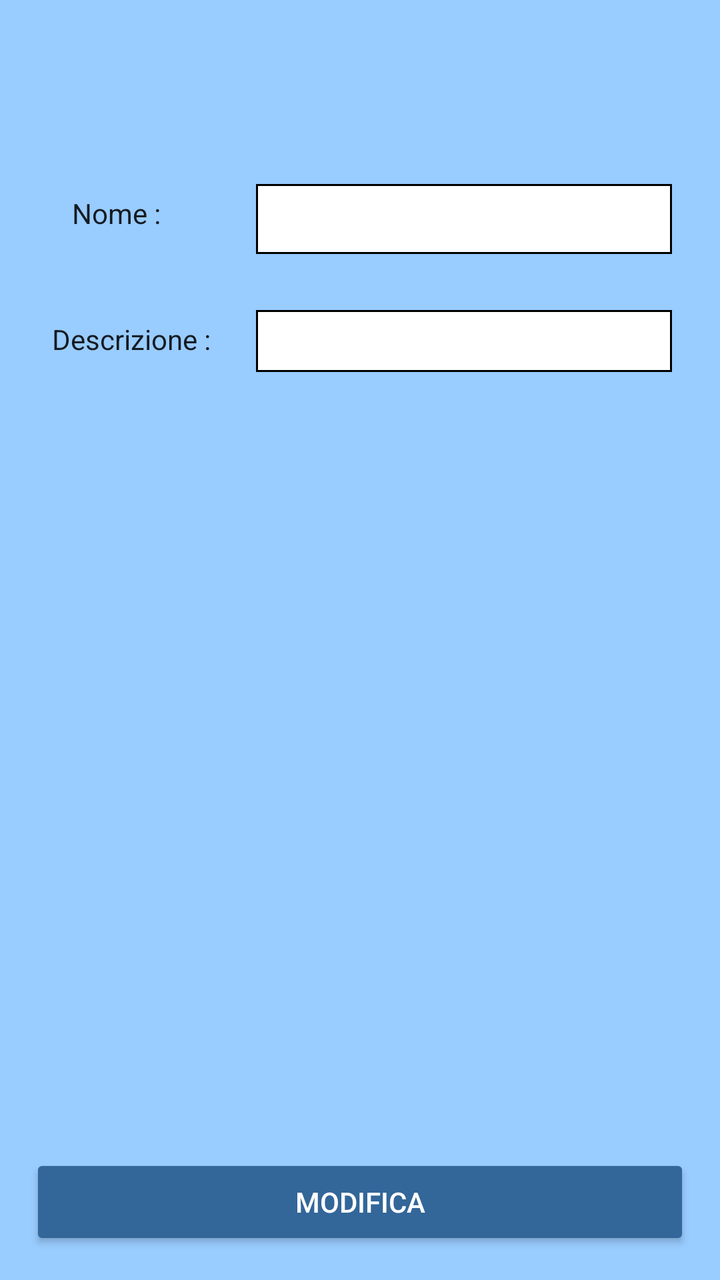
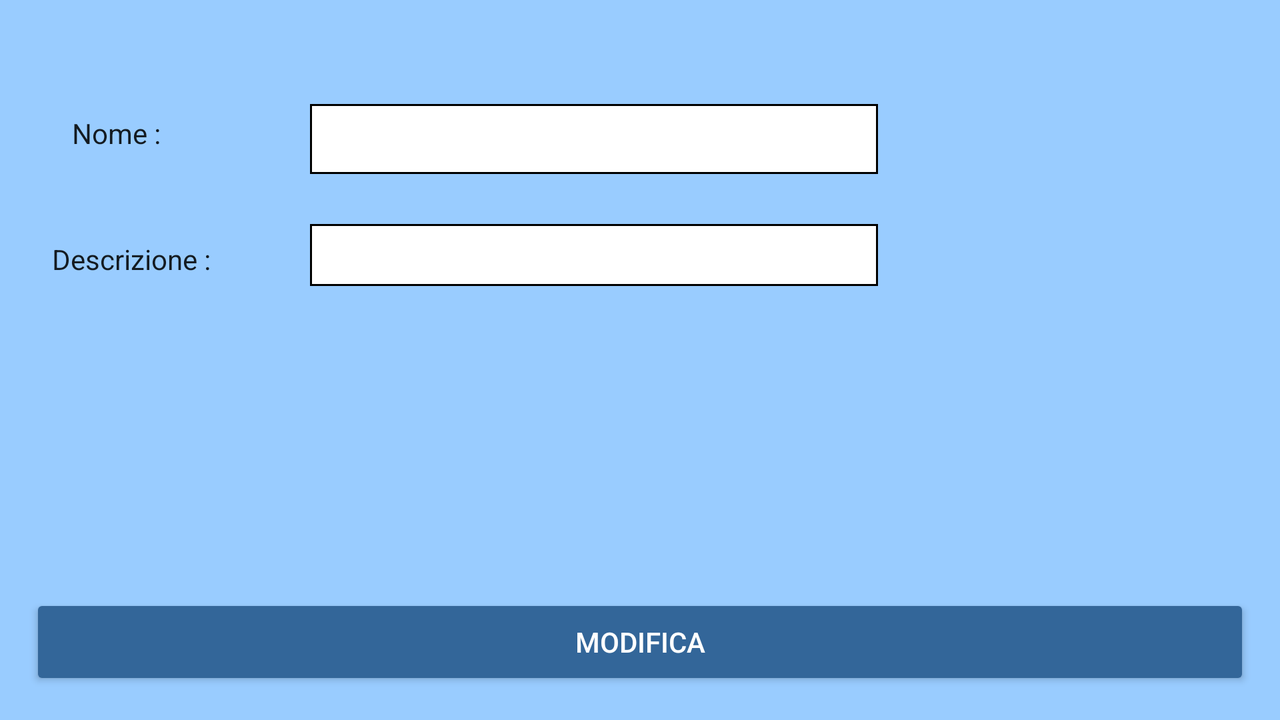

The same Android screen from two of the app's own layout files: first res/layout/ as a phone draws it, then the repository's variant for another configuration, drawn on a device whose configuration selects that folder. Both files follow.
<!-- AndroidManifest.xml: application theme AppTheme -->
<!-- res/layout/activity_visualizza.xml -->
<?xml version="1.0" encoding="utf-8"?>
<android.support.constraint.ConstraintLayout
    xmlns:android="http://schemas.android.com/apk/res/android"
    xmlns:app="http://schemas.android.com/apk/res-auto"
    xmlns:tools="http://schemas.android.com/tools"
    android:layout_width="match_parent"
    android:background="@color/colorBlue3"
    android:layout_height="match_parent">

    <Button
        android:id="@+id/buttonModifica"
        android:layout_width="330dp"
        android:layout_height="48dp"
        android:layout_marginBottom="15dp"
        android:layout_marginEnd="15dp"
        android:layout_marginStart="15dp"
        android:backgroundTint="@color/colorBlue2"
        android:text="MODIFICA"
        android:textColor="@color/colorWhite"
        app:layout_constraintBottom_toBottomOf="parent"
        app:layout_constraintEnd_toEndOf="parent"
        app:layout_constraintStart_toStartOf="parent" />

    <TextView
        android:id="@+id/textViewDescrizione"
        android:layout_width="101dp"
        android:layout_height="35dp"
        android:layout_marginStart="16dp"
        android:layout_marginTop="28dp"
        android:paddingLeft="10dp"
        android:paddingTop="5dp"
        android:text="Descrizione :"
        android:textAppearance="@style/TextAppearance.AppCompat.Body1"
        app:layout_constraintStart_toStartOf="parent"
        app:layout_constraintTop_toBottomOf="@+id/textViewNome" />

    <TextView
        android:id="@+id/textViewNome"
        android:layout_width="95dp"
        android:layout_height="35dp"
        android:layout_marginStart="16dp"
        android:layout_marginTop="92dp"
        android:paddingLeft="20dp"
        android:paddingTop="5dp"
        android:text="Nome :"
        android:textAppearance="@style/TextAppearance.AppCompat.Body1"
        app:layout_constraintStart_toStartOf="parent"
        app:layout_constraintTop_toTopOf="parent" />

    <EditText
        android:id="@+id/editNome"
        android:layout_width="208dp"
        android:layout_height="35dp"
        android:layout_marginEnd="24dp"
        android:layout_marginStart="17dp"
        android:layout_marginTop="92dp"
        android:background="@drawable/edit_style"
        android:ems="10"
        android:enabled="false"
        android:inputType="textPersonName"
        android:paddingBottom="6dp"
        android:paddingLeft="10dp"
        android:paddingRight="10dp"
        android:paddingTop="6dp"
        android:textAppearance="@style/TextAppearance.AppCompat.Body1"
        android:textColor="@color/colorBlack"
        app:layout_constraintEnd_toEndOf="parent"
        app:layout_constraintStart_toEndOf="@+id/textViewNome"
        app:layout_constraintTop_toTopOf="parent" />

    <EditText
        android:id="@+id/editDescrizione"
        android:layout_width="208dp"
        android:layout_height="wrap_content"
        android:layout_marginEnd="24dp"
        android:layout_marginStart="11dp"
        android:layout_marginTop="28dp"
        android:background="@drawable/edit_style"
        android:ems="10"
        android:enabled="false"
        android:inputType="textMultiLine"
        android:paddingBottom="6dp"
        android:paddingLeft="10dp"
        android:paddingRight="10dp"
        android:paddingTop="6dp"
        android:textAppearance="@style/TextAppearance.AppCompat.Body1"
        android:textColor="@color/colorBlack"
        app:layout_constraintEnd_toEndOf="parent"
        app:layout_constraintStart_toEndOf="@+id/textViewDescrizione"
        app:layout_constraintTop_toBottomOf="@+id/editNome" />

</android.support.constraint.ConstraintLayout>
<!-- resources referenced by this layout -->
<resources>
  <color name="colorBlack">#000000</color>
  <color name="colorBlue2">#336699</color>
  <color name="colorBlue3">#99CCFF</color>
  <color name="colorWhite">#ffffff</color>
  <!-- drawable edit_style (drawable) -->
  <?xml version="1.0" encoding="utf-8"?>
  <shape xmlns:android="http://schemas.android.com/apk/res/android" android:shape="rectangle">
      <solid android:color="#ffffff"/>
      <stroke android:width="1dp" android:color="#000000"/>
  </shape>
  <style name="AppTheme" parent="Theme.AppCompat.Light.NoActionBar">
          
          <item name="colorPrimary">@color/colorBlackGrey</item>
          <item name="colorPrimaryDark">@color/colorBlackGrey</item>
          <item name="colorAccent">@color/colorBlackGrey</item>
      </style>
  <color name="colorBlackGrey">#242424</color>
</resources>
<!-- res/layout-land/activity_visualizza.xml (the repository's variant of the layout above) -->
<!-- drawn on the phone turned sideways -->
<?xml version="1.0" encoding="utf-8"?>
<android.support.constraint.ConstraintLayout
    xmlns:android="http://schemas.android.com/apk/res/android"
    xmlns:app="http://schemas.android.com/apk/res-auto"
    xmlns:tools="http://schemas.android.com/tools"
    android:layout_width="match_parent"
    android:background="@color/colorBlue3"
    android:layout_height="match_parent">

    <Button
        android:id="@+id/buttonModifica"
        android:layout_width="610dp"
        android:layout_height="48dp"
        android:layout_marginBottom="15dp"
        android:layout_marginEnd="15dp"
        android:layout_marginStart="15dp"
        android:backgroundTint="@color/colorBlue2"
        android:text="MODIFICA"
        android:textColor="@color/colorWhite"
        app:layout_constraintBottom_toBottomOf="parent"
        app:layout_constraintEnd_toEndOf="parent"
        app:layout_constraintStart_toStartOf="parent" />

    <TextView
        android:id="@+id/textViewDescrizione"
        android:layout_width="101dp"
        android:layout_height="35dp"
        android:layout_marginStart="16dp"
        android:layout_marginTop="28dp"
        android:paddingLeft="10dp"
        android:paddingTop="5dp"
        android:text="Descrizione :"
        android:textAppearance="@style/TextAppearance.AppCompat.Body1"
        app:layout_constraintStart_toStartOf="parent"
        app:layout_constraintTop_toBottomOf="@+id/textViewNome" />

    <TextView
        android:id="@+id/textViewNome"
        android:layout_width="95dp"
        android:layout_height="35dp"
        android:layout_marginStart="16dp"
        android:layout_marginTop="52dp"
        android:paddingLeft="20dp"
        android:paddingTop="5dp"
        android:text="Nome :"
        android:textAppearance="@style/TextAppearance.AppCompat.Body1"
        app:layout_constraintStart_toStartOf="parent"
        app:layout_constraintTop_toTopOf="parent" />

    <EditText
        android:id="@+id/editNome"
        android:layout_width="284dp"
        android:layout_height="35dp"
        android:layout_marginEnd="201dp"
        android:layout_marginTop="52dp"
        android:background="@drawable/edit_style"
        android:ems="10"
        android:enabled="false"
        android:inputType="textPersonName"
        android:paddingBottom="6dp"
        android:paddingLeft="10dp"
        android:paddingRight="10dp"
        android:paddingTop="6dp"
        android:textAppearance="@style/TextAppearance.AppCompat.Body1"
        android:textColor="@color/colorBlack"
        app:layout_constraintEnd_toEndOf="parent"
        app:layout_constraintTop_toTopOf="parent" />

    <EditText
        android:id="@+id/editDescrizione"
        android:layout_width="284dp"
        android:layout_height="wrap_content"
        android:layout_marginEnd="201dp"
        android:layout_marginTop="25dp"
        android:background="@drawable/edit_style"
        android:ems="10"
        android:enabled="false"
        android:inputType="textMultiLine"
        android:maxHeight="150dp"
        android:paddingBottom="6dp"
        android:paddingLeft="10dp"
        android:paddingRight="10dp"
        android:paddingTop="6dp"
        android:textAppearance="@style/TextAppearance.AppCompat.Body1"
        android:textColor="@color/colorBlack"
        app:layout_constraintEnd_toEndOf="parent"
        app:layout_constraintTop_toBottomOf="@+id/editNome" />

</android.support.constraint.ConstraintLayout>
